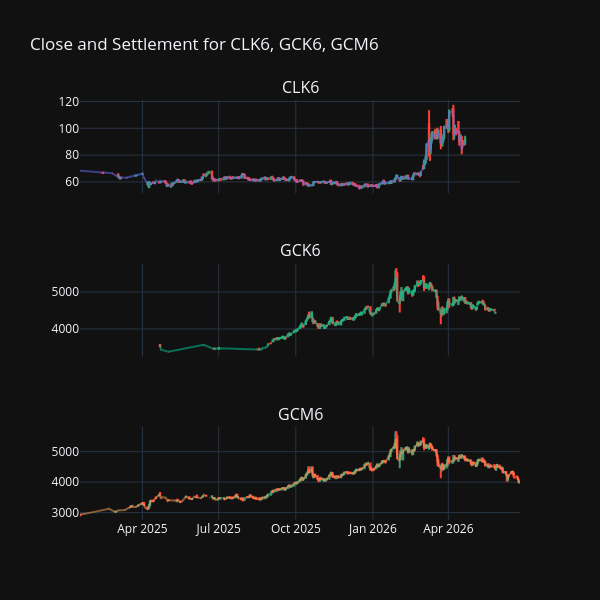

Write notebook code for a chart like this one.
### Code cell
plot_ohlcv = ohlcv.reset_index()
plot_ohlcv["Trade date"] = plot_ohlcv["ts_event"].dt.date
plot_ohlcv = plot_ohlcv.rename(columns={"symbol": "Symbol"})
plot_stats = stats.reset_index()
plot_df = plot_ohlcv.merge(plot_stats, on=["Symbol", "Trade date"])
plot_groups = plot_df.groupby("Symbol")
x_col = "Trade date"
subplot_titles = list(plot_groups.groups.keys())

fig = make_subplots(
    rows=len(subplot_titles),
    cols=1,
    shared_xaxes="all",
    subplot_titles=subplot_titles,
)
for i, symbol in enumerate(symbols):
    df = plot_groups.get_group(symbol)
    custom_data = df[["Settlement price", "close"]]
    hover_template = (
        "Close: %{customdata[0]}<br>"
        "Settle: %{customdata[1]}"
        "<extra></extra>"  # <extra></extra> removes trace name
    )
    fig.add_trace(
        go.Scatter(
            x=df[x_col],
            y=df["Settlement price"],
            customdata=custom_data,
            hovertemplate=hover_template,
            opacity=0.5,
        ),
        row=i + 1,
        col=1,
    )
    fig.add_trace(
        go.Candlestick(
            x=df[x_col],
            open=df["open"],
            high=df["high"],
            low=df["low"],
            close=df["close"],
        ),
        row=i + 1,
        col=1,
    )
    fig.update_xaxes(rangeslider_visible=False)

fig.update_layout(
    height=600,
    width=600,
    title_text=f"Close and Settlement for {', '.join(symbols)}",
    showlegend=False,
)
fig.show()

### Figure 1 — Plotly figure (JSON) as saved in the notebook; plotly's stock layout.template omitted (floating-point values rounded to 4 significant figures; data arrays with more than 128 entries replaced by an {"elided": "..."} marker saying what was removed)
{"data": [{"customdata": {"elided": "281x2 float values"}, "hovertemplate": "Close: %{customdata[0]}<br>Settle: %{customdata[1]}<extra></extra>", "opacity": 0.5, "type": "scatter", "x": {"elided": "281 str values"}, "xaxis": "x", "y": {"elided": "281 float values"}, "yaxis": "y"}, {"close": {"elided": "281 float values"}, "high": {"elided": "281 float values"}, "low": {"elided": "281 float values"}, "open": {"elided": "281 float values"}, "type": "candlestick", "x": {"elided": "281 str values"}, "xaxis": "x", "yaxis": "y"}, {"customdata": {"elided": "202x2 float values"}, "hovertemplate": "Close: %{customdata[0]}<br>Settle: %{customdata[1]}<extra></extra>", "opacity": 0.5, "type": "scatter", "x": {"elided": "202 str values"}, "xaxis": "x2", "y": {"elided": "202 float values"}, "yaxis": "y2"}, {"close": {"elided": "202 float values"}, "high": {"elided": "202 float values"}, "low": {"elided": "202 float values"}, "open": {"elided": "202 float values"}, "type": "candlestick", "x": {"elided": "202 str values"}, "xaxis": "x2", "yaxis": "y2"}, {"customdata": {"elided": "306x2 float values"}, "hovertemplate": "Close: %{customdata[0]}<br>Settle: %{customdata[1]}<extra></extra>", "opacity": 0.5, "type": "scatter", "x": {"elided": "306 str values"}, "xaxis": "x3", "y": {"elided": "306 float values"}, "yaxis": "y3"}, {"close": {"elided": "306 float values"}, "high": {"elided": "306 float values"}, "low": {"elided": "306 float values"}, "open": {"elided": "306 float values"}, "type": "candlestick", "x": {"elided": "306 str values"}, "xaxis": "x3", "yaxis": "y3"}], "layout": {"annotations": [{"font": {"size": 16}, "showarrow": false, "text": "CLK6", "x": 0.5, "xanchor": "center", "xref": "paper", "y": 1.0, "yanchor": "bottom", "yref": "paper"}, {"font": {"size": 16}, "showarrow": false, "text": "GCK6", "x": 0.5, "xanchor": "center", "xref": "paper", "y": 0.6111, "yanchor": "bottom", "yref": "paper"}, {"font": {"size": 16}, "showarrow": false, "text": "GCM6", "x": 0.5, "xanchor": "center", "xref": "paper", "y": 0.2222, "yanchor": "bottom", "yref": "paper"}], "height": 600, "showlegend": false, "title": {"text": "Close and Settlement for CLK6, GCK6, GCM6"}, "width": 600, "xaxis": {"anchor": "y", "domain": [0.0, 1.0], "matches": "x3", "rangeslider": {"visible": false}, "showticklabels": false}, "xaxis2": {"anchor": "y2", "domain": [0.0, 1.0], "matches": "x3", "rangeslider": {"visible": false}, "showticklabels": false}, "xaxis3": {"anchor": "y3", "domain": [0.0, 1.0], "rangeslider": {"visible": false}}, "yaxis": {"anchor": "x", "domain": [0.7778, 1.0]}, "yaxis2": {"anchor": "x2", "domain": [0.3889, 0.6111]}, "yaxis3": {"anchor": "x3", "domain": [0.0, 0.2222]}}}
